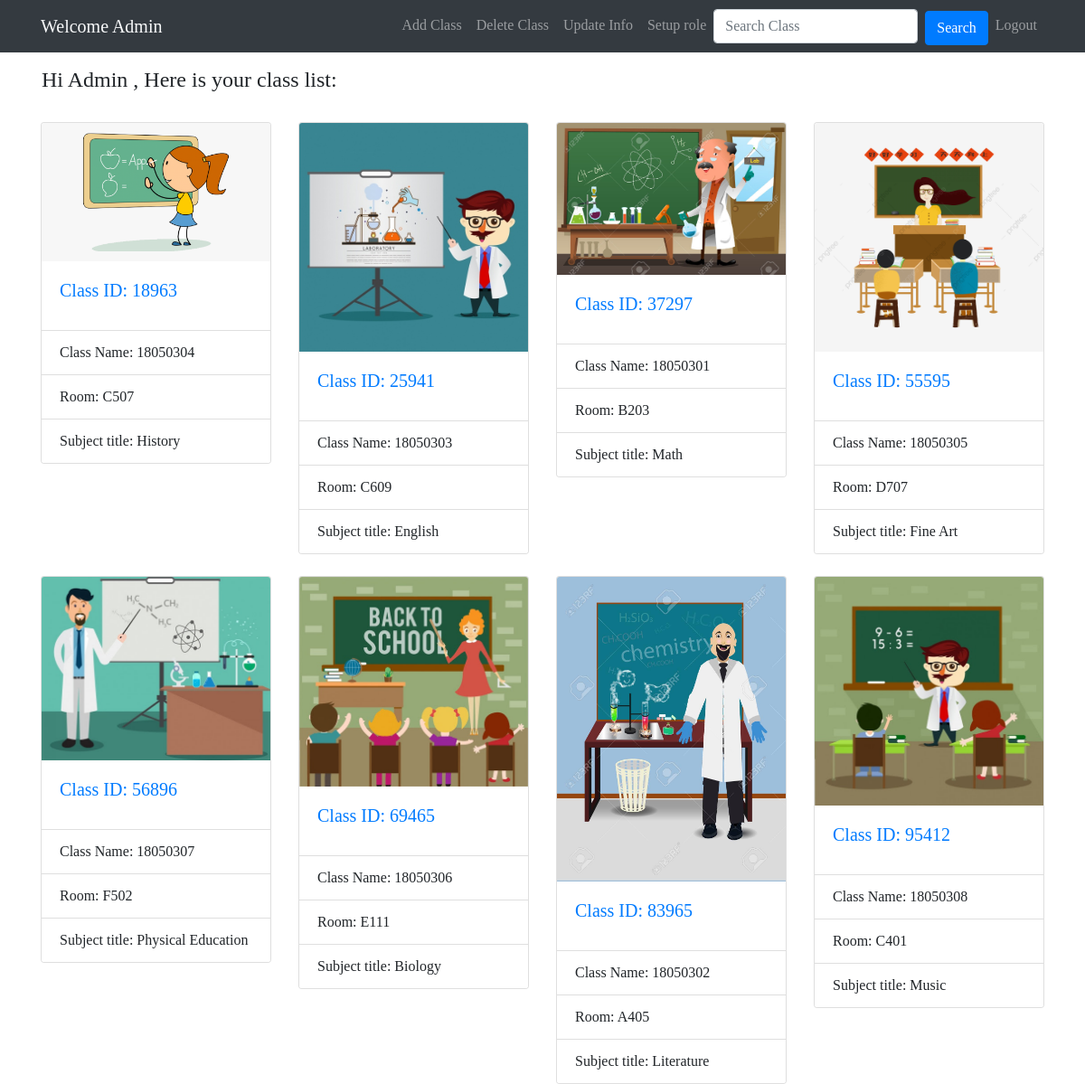
The page /sourceCode/index.php (signed in) on the database its author committed.
### tables this page shows
CREATE TABLE `class` (
  `classid` int(5) NOT NULL,
  `classname` varchar(255) NOT NULL,
  `room` varchar(5) NOT NULL,
  `subjects` varchar(255) NOT NULL,
  `image` varchar(255) DEFAULT NULL,
  `add_by_lecturers` varchar(255) NOT NULL
);

### sourceCode/db.php (called while the page is built, shortened)
<?php
    function open_database(){
        $servername = "localhost";
        $username = "root";
        $password = "";
        $dbname = "tdt_classroom";
        $conn = new mysqli($servername, $username, $password, $dbname);
        return $conn;
    }
    function selectrole($username){
        $sql = 'SELECT role from account where username = ?';
        $conn = open_database();
        $stm = $conn ->prepare($sql);
        $stm->bind_param('s', $username);
        if(!$stm->execute()){
            return array('code' => 1, 'error' => 'Can not execute command');
        }
        $result = $stm->get_result();
        $data = $result->fetch_assoc();
        if ($data['role'] == 1){
            return 1;
        }elseif ($data['role'] == 2) {
            return 2;
        }elseif ($data['role'] == 3){
            return 3;
        }else{
            return false;
        }
    }
?>

### sourceCode/index.php (the view, shortened to what this page needs)
<?php
    require_once('db.php');
?>
<!DOCTYPE html>
<html lang="en">
<head>
    <link rel="stylesheet" href="https://maxcdn.bootstrapcdn.com/bootstrap/4.5.2/css/bootstrap.min.css">
    <link rel="stylesheet" type="text/css" href="style.css">
</head>
<body>
<nav class="navbar navbar-expand-md bg-dark navbar-dark">
    <div class="container">
        <a class="navbar-brand" href="index.php"><span class="text-light">Welcome <?= $_SESSION['name'] ?> </span></a>
        <div class="collapse navbar-collapse" id="collapsibleNavbar">
            <ul class="navbar-nav ml-auto">
                <?php
                    if (selectrole($_SESSION['user']) == 1) {
                        echo "
                        <li class='nav-item'>
                            <a class='nav-link' href='addclass.php'>Add Class</a>
                        </li>
                        <li class='nav-item'>
                            <a class='nav-link' href='deleteclass.php'>Delete Class</a>
                        </li>
                        <li class='nav-item'>
                            <a class='nav-link' href='changeinfo.php'>Update Info</a>
                        </li>
                        <li class='nav-item'>
                            <a class='nav-link' href='setrole.php'>Setup role</a>
                        </li>
                        ";
                    }elseif (selectrole($_SESSION['user']) == 3) {
                        echo "
                        <li class='nav-item'>
                            <a class='nav-link' href='joinclass.php'>Join Class</a>
                        </li>
                        ";
                    }else{
                        exit();
                    }
                ?>
                <form class="form-inline" method="post" action="search.php">
                    <input class="form-control mr-sm-2" name="search" type="text" placeholder="Search Class">
                    <button class="btn btn-primary mt-1" type="submit" > Search </button>
                </form>
                <li class="nav-item">
                    <a class="nav-link" href="logout.php">Logout</a>
                </li>
            </ul>
        </div>
    </div>
</nav>
<div class="container mt-3">
    <div class="row">
        <h4 class="ml-3">Hi <?=$_SESSION['name']?>, Here is your class list:</h4>
    </div>
</div>
<div class="container">
    <div class="row">
        <?php
            if (selectrole($_SESSION['user']) == 1) {
                $sql_load = "SELECT * from class";
                $conn_load = open_database();
                $result_load = $conn_load->query($sql_load);
                if (!empty($result_load) && $result_load->num_rows > 0) {
                    while($row = $result_load->fetch_assoc()) {
                        echo "
                        <div class='col-xl-3 col-lg-4 col-md-6 col-xs-12' >
                            <div class='card mt-4'  >
                                <img class='card-img-top' src='./image/".$row['image']."' alt='Card image cap'>
                                    <div class='card-body'>
                                    <h5 class='card-title'>
                                        <a href='classinfo.php' class='text-decoration-none'>Class ID: ".$row['classid']."</a>
                                    </h5>
                                </div>
                                <ul class='list-group list-group-flush'>
                                    <li class='list-group-item'>Class Name: ".$row['classname']."</li>
                                    <li class='list-group-item'>Room: ".$row['room']."</li>
                                    <li class='list-group-item'>Subject title: ".$row['subjects']."</li>
                                </ul>
                            </div>
                        </div>";
                    }
                }else{
                    Echo "
                    <div class='alert alert-primary ml-2' role='alert'>
                        You are in no class.
                    </div>
                    ";
                }
            }
        ?>
    </div>
</div>
</body>
</html>

### sourceCode/style.css (style rules this page uses)
* { box-sizing: border-box; padding: 0; margin: 0; font-family: Georgia, serif; }

### rows shown on the page
class: image (picture), classid "18963", classname "18050304", room "C507", subjects "History"
class: image (picture), classid "25941", classname "18050303", room "C609", subjects "English"
class: image (picture), classid "37297", classname "18050301", room "B203", subjects "Math"
class: image (picture), classid "55595", classname "18050305", room "D707", subjects "Fine Art"
class: image (picture), classid "56896", classname "18050307", room "F502", subjects "Physical Education"
class: image (picture), classid "69465", classname "18050306", room "E111", subjects "Biology"
class: image (picture), classid "83965", classname "18050302", room "A405", subjects "Literature"
class: image (picture), classid "95412", classname "18050308", room "C401", subjects "Music"

### other values the page prints
$_SESSION['name'] "Admin"
